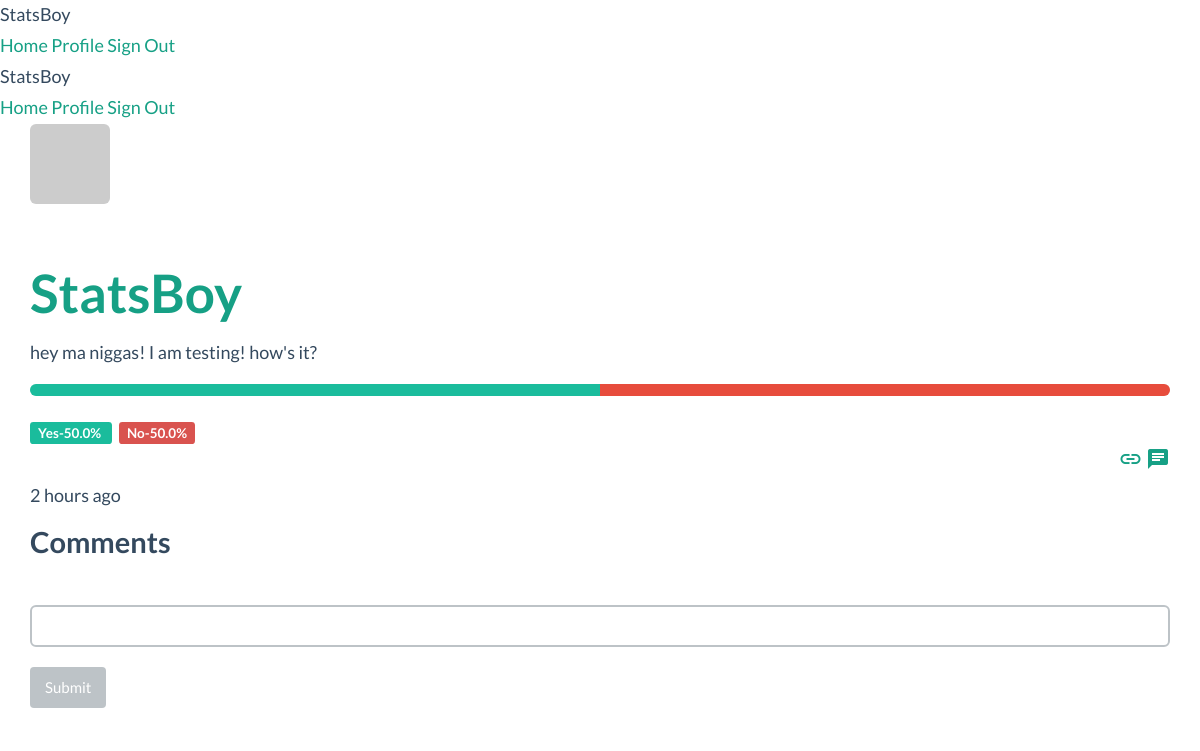
Screenshot of /post/2 (signed in) with the database file from the repository.
### app/models.py (models this page shows, shortened)
class Post(db.Model):
    __tablename__='posts'
    id=db.Column(db.Integer,primary_key=True)
    body=db.Column(db.Text)
    timestamp=db.Column(db.DateTime,index=True,default=datetime.utcnow)
    author_id=db.Column(db.Integer,db.ForeignKey('users.id'))
    body_html=db.Column(db.Text)
    comments=db.relationship('Comment',backref='post',lazy='dynamic')
    answers=db.relationship('Answer',backref='question',lazy='dynamic')

class User(db.Model, UserMixin):
    __tablename__ = 'users'
    id = db.Column(db.Integer, primary_key=True)
    email= db.Column(db.String(64),unique=True,index=True)
    username = db.Column(db.String(64), unique=True, index=True)
    role_id = db.Column(db.Integer, db.ForeignKey('roles.id'))
    password_hash= db.Column(db.String(128))
    confirmed=db.Column(db.Boolean,default=False)
    name=db.Column(db.String(64))
    location=db.Column(db.String(64))
    about_me=db.Column(db.Text())
    member_since=db.Column(db.DateTime(),default=datetime.utcnow)
    last_seen=db.Column(db.DateTime(), default=datetime.utcnow)
    avatar_hash=db.Column(db.String(32))
    posts=db.relationship('Post',backref='author', lazy='dynamic')
    followed=db.relationship('Follow',foreign_keys=[Follow.follower_id],backref=db.backref('follower',lazy='joined'),lazy='dynamic',cascade='all,delete-orphan')
    followers=db.relationship('Follow',foreign_keys=[Follow.followed_id],backref=db.backref('followed',lazy='joined'),lazy='dynamic',cascade='all, delete-orphan')
    comments=db.relationship('Comment',backref='author',lazy='dynamic')
    answers=db.relationship('Answer',backref='advisor',lazy='dynamic')
    mood=db.Column(db.String(64))
    mood_changed=db.Column(db.DateTime())
    def has_answered(self,post):
        return self.answers.filter_by(post_id=post.id).first() is not None
    def gravatar(self,size=100,default='retro',rating='g'):
        if request.is_secure:
            url= 'https://secure.gravatar.com/avatar'
        else:
            url= 'http://www.gravatar.com/avatar'
        hash= self.avatar_hash or hashlib.md5(self.email.encode('utf-8')).hexdigest()
        return '{url}/{hash}?s={size}&d={default}&r={rating}'.format(url=url,hash=hash,size=size,default=default,rating=rating)
    def ping(self):
        self.last_seen =datetime.utcnow()
        db.session.add(self)
    def can(self,permissions):
        return self.role is not None and (self.role.permissions & permissions) == permissions
    def is_administrator(self):
        return self.can(Permission.ADMINISTER)
    @property
    def password(self):
        raise AttributeError('password is not a readable attribute.')

### app/main/views.py (the view)
@main.route('/post/<int:id>',methods=['GET','POST'])
def post(id):
    post=Post.query.get_or_404(id)
    form=CommentForm()
    if form.validate_on_submit():
        comment=Comment(body=form.body.data,post=post,author=current_user._get_current_object(),disabled=False)
        db.session.add(comment)
        flash('Your comment has been published.')
        return redirect(url_for('.post',id=post.id,page=-1))
    page=request.args.get('page',1,type=int)
    if page == -1:
        page=(post.comments.count()-1)/current_app.config['BLOGPOLE_COMMENTS_PER_PAGE'] + 1
    pagination=post.comments.order_by(Comment.timestamp.asc()).paginate(page,per_page=current_app.config['BLOGPOLE_COMMENTS_PER_PAGE'],error_out=False)
    comments=pagination.items
    return render_template('post.html',posts=[post],form=form,comments=comments,pagination=pagination)

### app/main/forms.py
class CommentForm(Form):
    body=StringField('',validators=[Required()])
    submit=SubmitField('Submit')

### app/auth/views.py (called while the page is built)
@auth.before_app_request
def before_request():
    if current_user.is_authenticated():
        current_user.ping()
        if not current_user.confirmed and request.endpoint[:5] !='auth.':
            return redirect(url_for('auth.unconfirmed'))

### app/main/__init__.py (called while the page is built)
@main.app_context_processor
def inject_permissions():
    return dict(Permission=Permission)

### app/models.py (called while the page is built)
@login_manager.user_loader
def load_user(user_id):
    return User.query.get(int(user_id))

### app/templates/post.html (shortened to what this page needs)
{% extends "base.html" %}
{% import "bootstrap/wtf.html" as wtf %}
{% block page_content %}
{% include "_posts.html" %}
<h4 id="comments">Comments</h4>
{{ wtf.quick_form(form)}}
{% endblock %}

### app/templates/_posts.html (shortened to what this page needs)
    {% for post in posts %}
            <div class="mdl-cell mdl-cell--12-col card-lesson mdl-card mdl-color--white mdl-shadow--2dp">
  <div class="mdl-card__title">
    <img class="img-rounded profile-thumbnail media-object" src="{{ post.author.gravatar(size=40) }}">&nbsp
    <h2 class="mdl-card__title-text"><a href="{{ url_for('.user', username=post.author.username) }}">{{ post.author.username }}</a></h2>
  </div>
  <div class="mdl-card__supporting-text">
    {% if post.body_html %}
  {{ post.body_html | safe }}
  {% else %}
  {{ post.body }}
  {% endif %}
  {% if current_user.has_answered(post)==True %}
  <div class="progress">
    <div class="progress-bar progress-bar-primary" style="width: {{ ((post.answers.filter_by(opinion=True).count())/(post.answers.count())*100)}}%;"></div>
    <div class="progress-bar progress-bar-danger" style="width:{{100-((post.answers.filter_by(opinion=True).count())/(post.answers.count())*100)}}% ;"></div>
  </div>
  <span class="label label-green">Yes-{{((post.answers.filter_by(opinion=True).count())/(post.answers.count())*100)}}% </span>&nbsp
  <span class="label label-danger">No-{{100-((post.answers.filter_by(opinion=True).count())/(post.answers.count())*100)}}% </span>
  {% endif %}
</div>
  <div class="mdl-card__actions mdl-card--border">
    <div class="mdl-grid">
  <div class="mdl-cell mdl-cell--6-col text-right">
    <a href="{{url_for('.post',id=post.id)}}" class="material-icons mdl-badge mdl-badge--overlap">link</a>
    <a href="{{ url_for('.post',id=post.id)}}#comments" class=" material-icons mdl-badge mdl-badge--overlap" data-badge="{{ post.comments.count()}}">chat</a>
  </div>
  </div>
  <div class="mdl-card__menu">
   {{ moment(post.timestamp).fromNow()}}
 </div>
</div>
</div>
    {% endfor %}

### app/static/styles.css (style rules this page uses)
.label-green { background-color: #1abc9c; }

### rows the page displays
Post: author.username "StatsBoy", body_html "hey ma niggas! I am testing! how's it?", answers "50.0", timestamp "2 hours ago"
